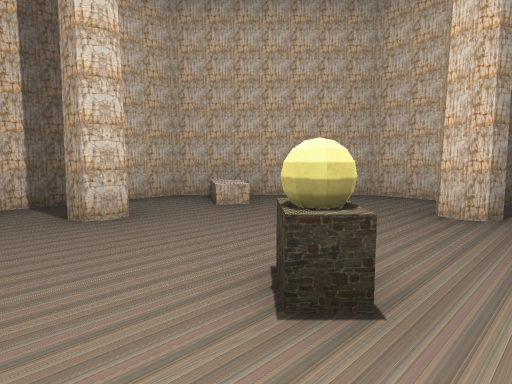
View 1 (above)

15 first-person views from a walk through a scene from a Unity 3-D project. The camera is 1.4 m above the floor, tilts 6° down and sees 75° across. The floor is counted in squares, 2 m on a side. Each view is taken from the middle of a square. On the plan, view 1 faces up. The plan holds only what a view shows up to about 10 squares ahead; the rest is blank. The place goes on beyond the plan. The player character is not drawn. Some surface patterns are stand-ins.

View 2
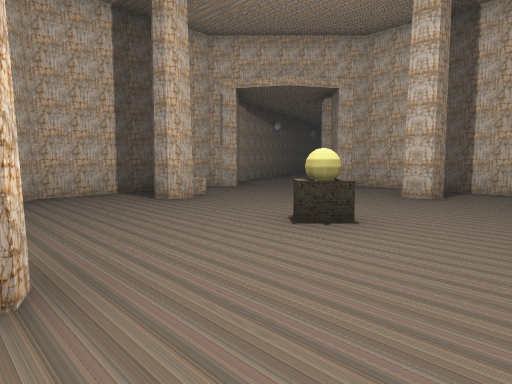

View 3
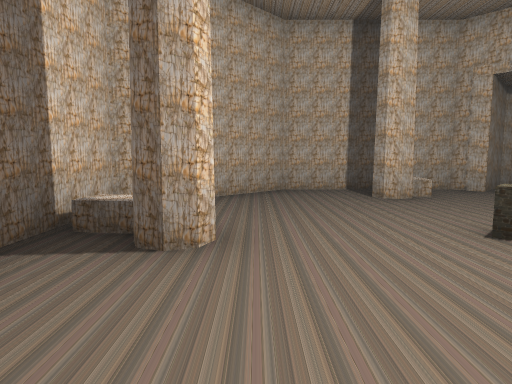

View 4
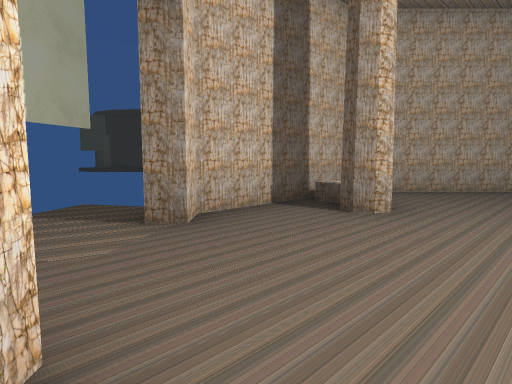

View 5
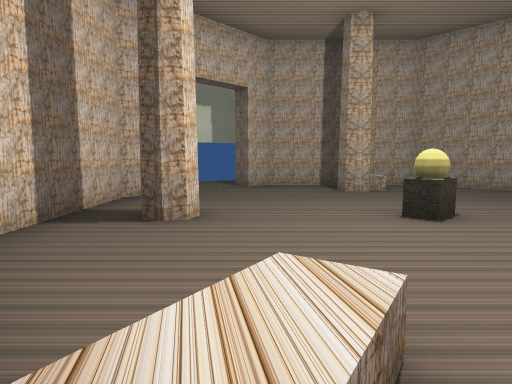

View 6
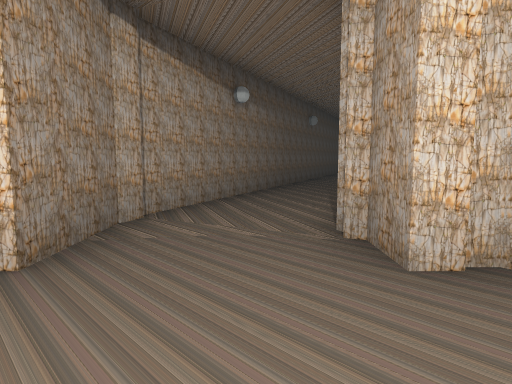

View 7
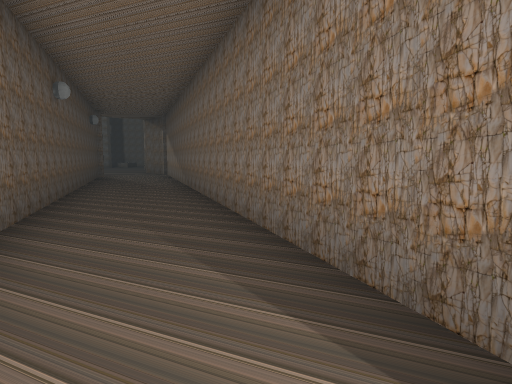

View 8
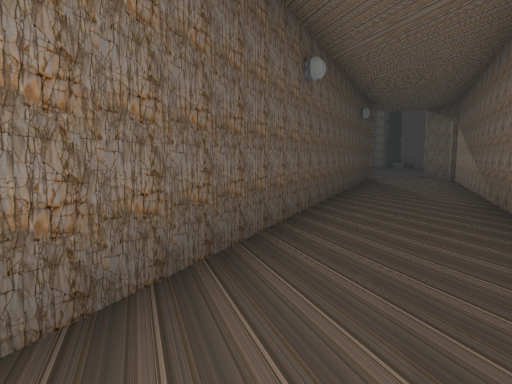

View 9
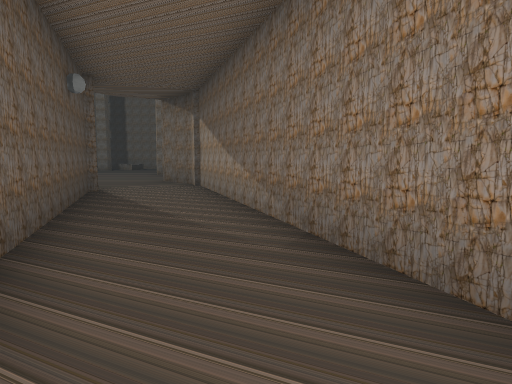

View 10
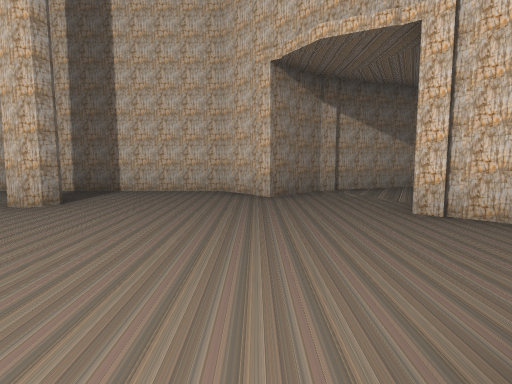

View 11
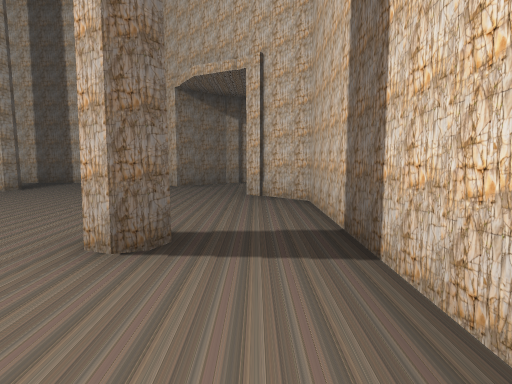

View 12
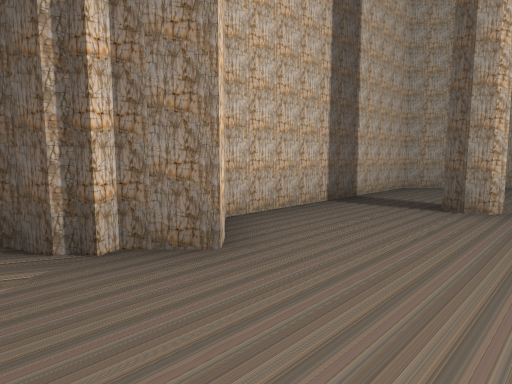

View 13
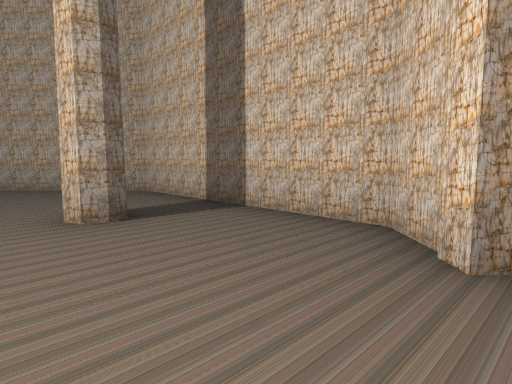

View 14
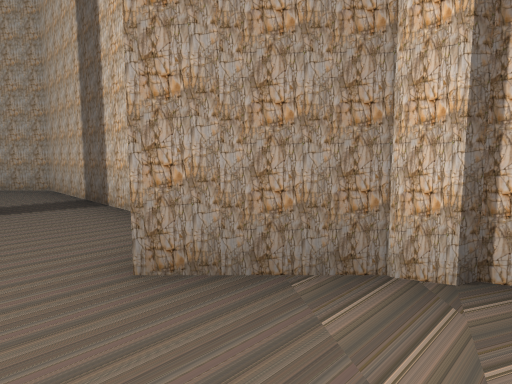

View 15
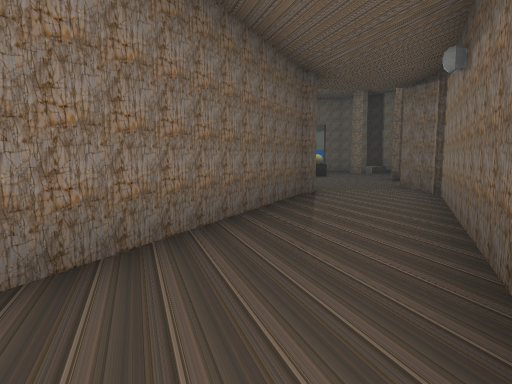

### Floor plan
Points are (right, up) in squares from view 1. A wall is a line through its corners. A room is listed if a view was taken in it or the views show most of it. See-through windows are left out.
Room 1 (views 1, 2, 3, 4, 5, 6)
walls: (4.7, 2.9) (4.7, 3.6) (2.1, 6.1) (-1.5, 6.1) (-4, 3.6) (-4, 2.9) (-4.5, 2.9); (-4, 0.5) (-4, -0.2) (-1.5, -2.7) (2.1, -2.7) (4.7, -0.1) (4.7, 0.5) (5.2, 0.5)
low walls: (0, 5) (-0.6, 4.9) (-0.7, 5.6)
ways out: opening at (-4, 1.5) to room 2; gap at (0, 6)
objects: other object (-2, 0); other object (-2, 4); other object (0, 2); other object (2, -1) to (3, 0); other object (3, 4)
Room 2 (views 7, 8, 9, 15)
walls: (-5.8, 3.2) (-12, 6.2); (-5.5, 0.5) (-4, 0.5); (-12.9, 3.9) (-6.2, 0.7)
ways out: opening at (-4, 1.5) to room 1; opening at (-12, 5)
objects: other object (-6, 0); other object (-5, 3) to (-5, 4)
Room 3 (views 10, 11, 12, 13, 14)
walls: (-22.6, 5) (-22.4, 4.5); (-18.2, 6.4) (-14.9, 4.8); (-18.4, 8.9) (-19.7, 8.9) (-19.7, 10.3) (-23.3, 14) (-24.4, 14); (-23, 4.3) (-23.2, 4.8); (-24.2, 1.5) (-23.3, 1.5) (-19.6, 5.2); (-14, 7.1) (-17.6, 8.8)
ways out: opening at (-14, 6)
objects: other object (-19, 6); other object (-18, 9) to (-18, 10)

Positions as (right, up) in squares from view 1, and headings:
1: (0, 0), facing up
2: (4, 1), facing left
3: (4, 2), facing down-left
4: (4, 4), facing down
5: (-1, 6), facing down-right
6: (-2, 2), facing left
7: (-6, 2), facing up-left
8: (-8, 3), facing left
9: (-11, 4), facing up-left
10: (-24, 5), facing up-right
11: (-24, 2), facing up-right
12: (-20, 9), facing down
13: (-21, 7), facing up
14: (-19, 7), facing up
15: (-12, 4), facing right
